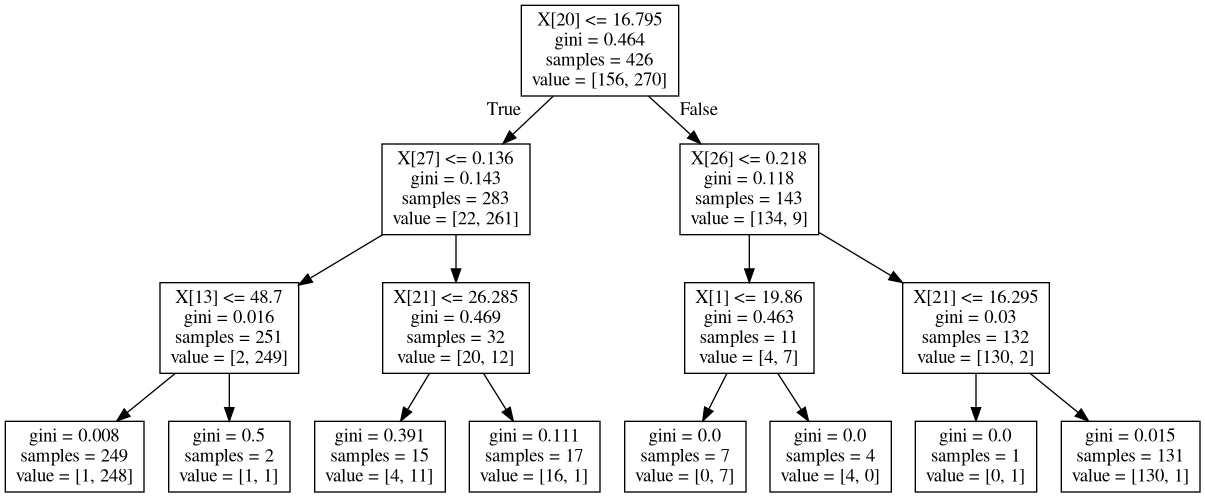

Recreate this plot in Python.
import numpy as np
import pandas as pd
from sklearn import tree
from sklearn.metrics import accuracy_score
from sklearn.datasets import load_breast_cancer

data = load_breast_cancer()
feature_names = data['feature_names']
print(feature_names)

x_train = (pd.read_csv("x_train.csv"))
x_test = (pd.read_csv("x_test.csv"))
y_train = (pd.read_csv("y_train.csv"))
y_test = (pd.read_csv("y_test.csv"))

clf = tree.DecisionTreeClassifier(criterion='gini', max_depth=3)
clf = clf.fit(x_train, y_train)
tree.export_graphviz(clf, out_file='tree_test.dot')
